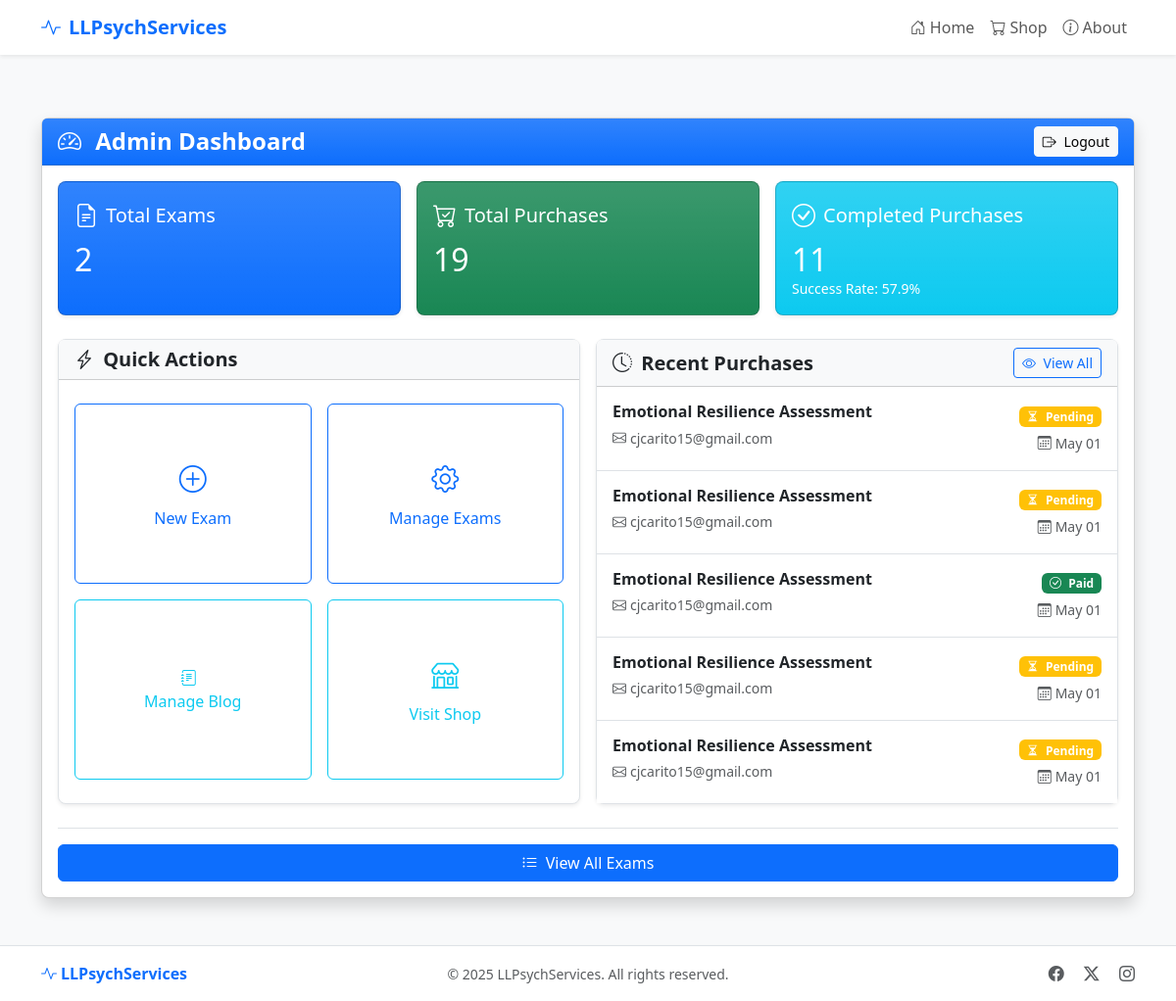
Page /admin/ (signed in) on the earlier database version.
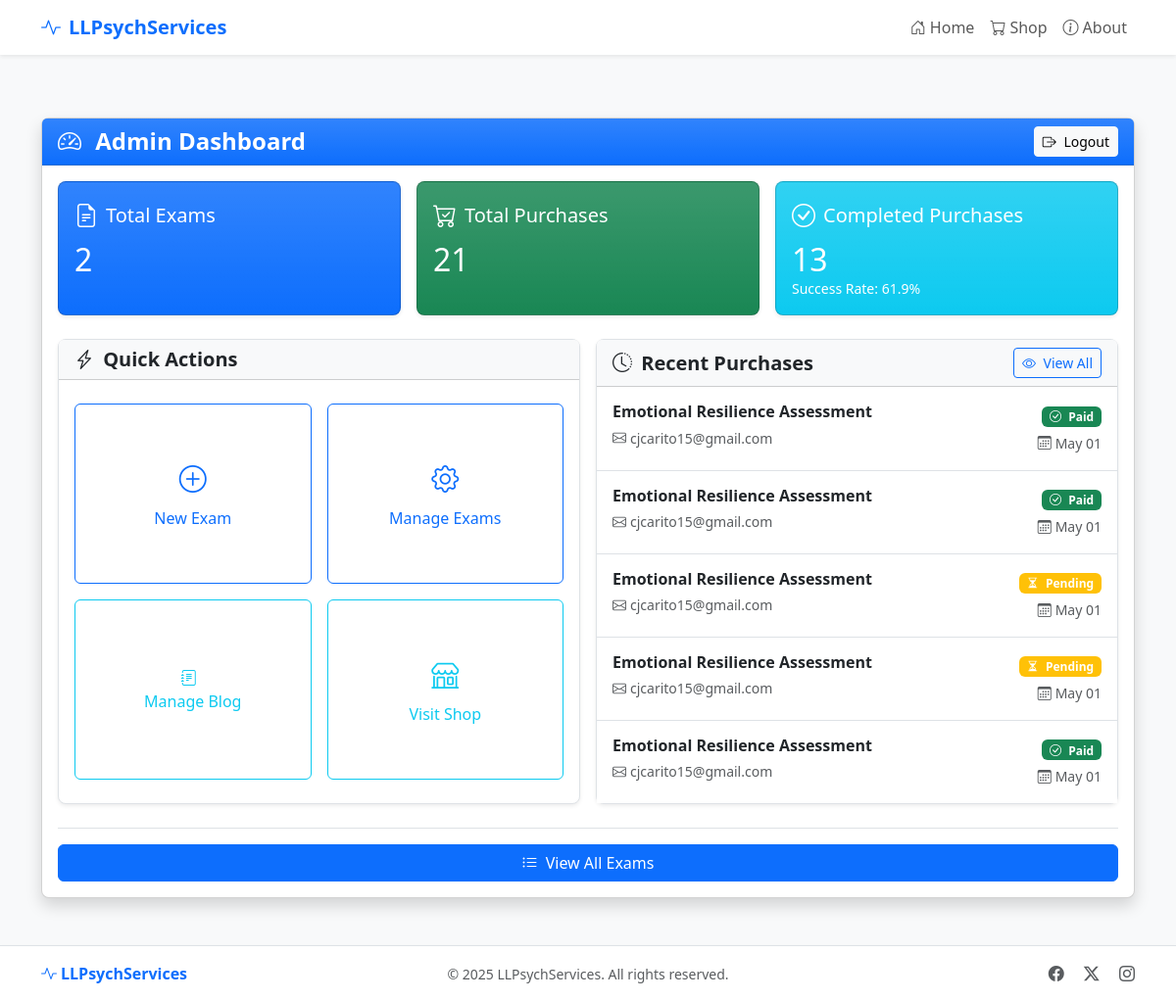
Same page on the later database version.
### models.py (models this page shows, shortened)
class Purchase(db.Model):
    id = db.Column(db.Integer, primary_key=True)
    exam_id = db.Column(db.Integer, db.ForeignKey('exam.id'), nullable=False)
    email = db.Column(db.String(120), nullable=False)
    access_token = db.Column(db.String(100), unique=True, nullable=False)
    payment_id = db.Column(db.String(100), nullable=True)
    payment_status = db.Column(db.String(20), default='pending')
    answers = db.Column(db.Text, nullable=True)  # Store user answers as JSON
    purchased_at = db.Column(db.DateTime, default=datetime.utcnow)
    exam = db.relationship('Exam', backref=db.backref('purchases', lazy=True))

class Exam(db.Model):
    id = db.Column(db.Integer, primary_key=True)
    title = db.Column(db.String(100), nullable=False)
    exam_type = db.Column(db.String(20))  # 'content' or 'likert'
    description = db.Column(db.Text, nullable=False)
    price = db.Column(db.Float, nullable=False)
    content = db.Column(db.Text, nullable=False)
    questions = db.Column(db.Text, nullable=True)  # Stored as JSON
    exam_type = db.Column(db.String(20), default='content')  # 'content' or 'likert'
    created_at = db.Column(db.DateTime, default=datetime.utcnow)
    scoring_rules = db.Column(db.Text, nullable=True)

### routes/admin.py (the view)
@admin_bp.route('/')
@admin_required
def dashboard():
    exams_count = Exam.query.count()
    purchases_count = Purchase.query.count()
    completed_purchases = Purchase.query.filter_by(payment_status='paid').count()
    recent_purchases = Purchase.query.order_by(Purchase.purchased_at.desc()).limit(5).all()
    return render_template('admin/dashboard.html',
                          exams_count=exams_count,
                          purchases_count=purchases_count,
                          completed_purchases=completed_purchases,
                          recent_purchases=recent_purchases)

### routes/admin.py (called while the page is built)
def admin_required(f):
    @wraps(f)
    def decorated_function(*args, **kwargs):
        if not session.get('admin_logged_in'):
            flash('Please log in to access the admin area.', 'warning')
            return redirect(url_for('admin.login', next=request.url))
        return f(*args, **kwargs)
    return decorated_function

### templates/admin/dashboard.html (shortened to what the changed rows need)
{% extends 'base.html' %}
{% block content %}
<div class="container py-3 py-md-4">
  <div class="row justify-content-center">
    <div class="col-12">
      <div class="card shadow">
        <div class="card-header bg-primary bg-gradient text-white">
          <div class="d-flex flex-column flex-sm-row justify-content-between align-items-start align-items-sm-center">
            <h1 class="h4 mb-2 mb-sm-0 fw-bold">
              <i class="bi bi-speedometer2 me-2"></i> Admin Dashboard
            </h1>
          </div>
        </div>
        <div class="card-body">
          <div class="row g-3 mb-4">
            <div class="col-md-4">
              <div class="card bg-primary bg-gradient text-white h-100 shadow-sm">
                <div class="card-body">
                  <h2 class="card-text mb-0">{{ exams_count }}</h2>
                </div>
              </div>
            </div>
            <div class="col-md-4">
              <div class="card bg-success bg-gradient text-white h-100 shadow-sm">
                <div class="card-body">
                  <div class="d-flex align-items-center mb-2">
                    <i class="bi bi-cart-check fs-4 me-2"></i>
                    <h5 class="card-title mb-0">Total Purchases</h5>
                  </div>
                  <h2 class="card-text mb-0">{{ purchases_count }}</h2>
                </div>
              </div>
            </div>
            <div class="col-md-4">
              <div class="card bg-info bg-gradient text-white h-100 shadow-sm">
                <div class="card-body">
                  <div class="d-flex align-items-center mb-2">
                    <i class="bi bi-check-circle fs-4 me-2"></i>
                    <h5 class="card-title mb-0">Completed Purchases</h5>
                  </div>
                  <h2 class="card-text mb-0">{{ completed_purchases }}</h2>
                  <p class="mb-0 small">Success Rate:
                    {{ (completed_purchases / purchases_count * 100) | round(1) if purchases_count > 0 else 0 }}%
                  </p>
                </div>
              </div>
            </div>
          </div>
          <div class="row g-3 mb-2">
            <div class="col-lg-6">
              <div class="card border h-100 shadow-sm">
                <div class="card-body p-0">
                  {% if recent_purchases %}
                  <div class="list-group list-group-flush">
                    {% for purchase in recent_purchases %}
                    <a href="{{ url_for('admin.purchases') }}" class="list-group-item list-group-item-action py-3">
                      <div class="d-flex justify-content-between align-items-start">
                        <div class="me-2 text-truncate">
                          <h6 class="mb-1 fw-bold">{{ purchase.exam.title }}</h6>
                          <small class="text-muted">
                            <i class="bi bi-envelope me-1"></i>{{ purchase.email }}
                          </small>
                        </div>
                        <div class="text-end">
                          <span class="badge {{ 'bg-success' if purchase.payment_status == 'paid' else 'bg-warning' }} mb-1">
                            <i class="bi bi-{{ 'check-circle' if purchase.payment_status == 'paid' else 'hourglass-split' }} me-1"></i>
                            {{ purchase.payment_status | capitalize }}
                          </span>
                          <div>
                            <small class="text-muted">
                              <i class="bi bi-calendar3 me-1"></i>{{ purchase.purchased_at.strftime('%b %d') }}
                            </small>
                          </div>
                        </div>
                      </div>
                    </a>
                    {% endfor %}
                  </div>
                  {% else %}
                  <div class="text-center py-5 text-muted h-100 d-flex flex-column justify-content-center">
                    <i class="bi bi-cart-x fs-1 mb-2"></i>
                    <p class="mb-0">No recent purchases</p>
                    <p class="small text-muted">New purchases will appear here</p>
                  </div>
                  {% endif %}
                </div>
              </div>
            </div>
          </div>
        </div>
      </div>
    </div>
  </div>
</div>
{% endblock %}

Differences in the rows shown:
no longer on this page (row unchanged): Purchase: exam "Emotional Resilience Assessment", email "cjcarito15@gmail.com", payment_status "Pending", purchased_at "May 01"
no longer on this page (row unchanged): Purchase: exam "Emotional Resilience Assessment", email "cjcarito15@gmail.com", payment_status "Pending", purchased_at "May 01"
added Purchase: exam "Emotional Resilience Assessment", email "cjcarito15@gmail.com", payment_status "Paid", purchased_at "May 01"
added Purchase: exam "Emotional Resilience Assessment", email "cjcarito15@gmail.com", payment_status "Paid", purchased_at "May 01"
Other differences:
{{ purchases_count }}: "19" → "21"
{{ completed_purchases }}: "11" → "13"
text no longer shown: "57.9"
text now shown: "61.9"
